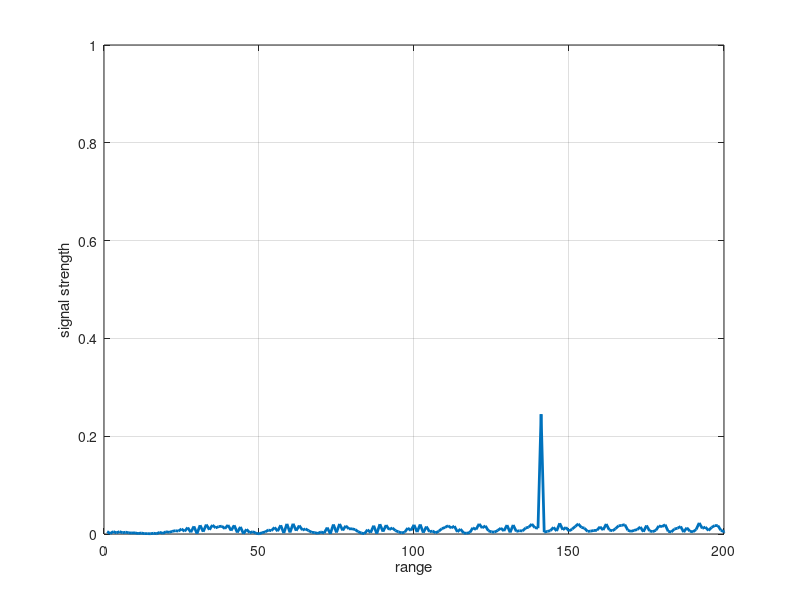
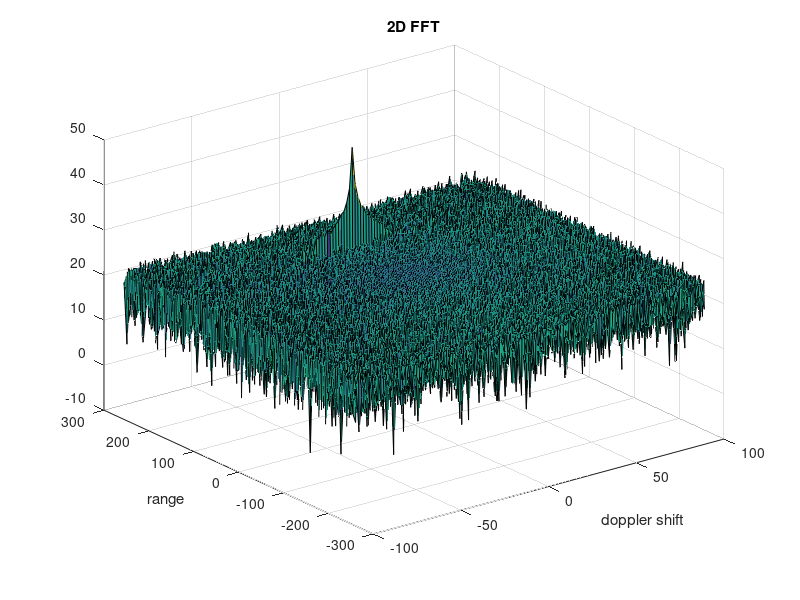
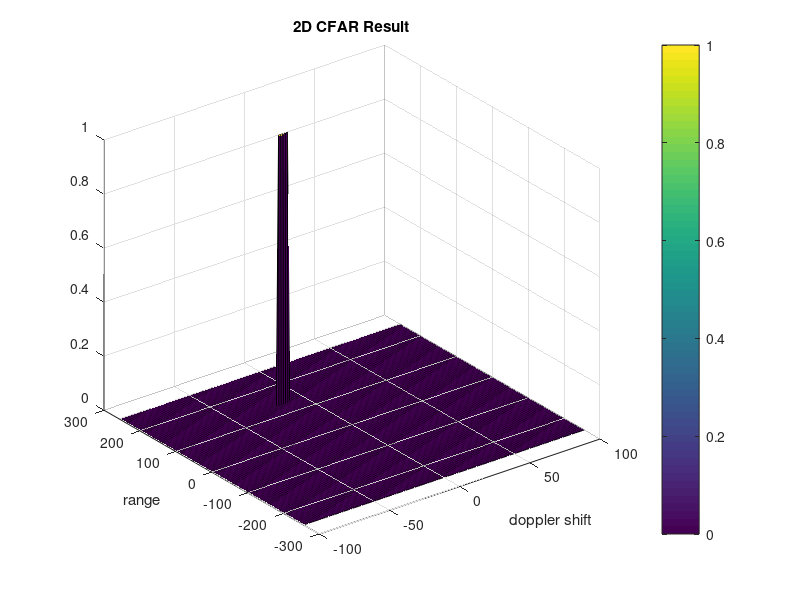

The MATLAB source for these figures, in order:
clear all;
clc;

%% Radar Specifications 
%%%%%%%%%%%%%%%%%%%%%%%%%%%
% Frequency of operation = 77GHz
% Max Range = 200m
% Range Resolution = 1 m
% Max Velocity = 100 m/s
%%%%%%%%%%%%%%%%%%%%%%%%%%%

c = 3e8;
range_resolution = 1;
Rmax = 200;
Vmax = 100;
%% User Defined Range and Velocity of target
% *%TODO* :
% define the target's initial position and velocity. Note : Velocity
% remains contant

v_tar = -20;
p_tar = 140;
 
%% FMCW Waveform Generation

% *%TODO* :
% Design the FMCW waveform by giving the specs of each of its parameters.
% Calculate the Bandwidth (B), Chirp Time (Tchirp) and Slope (slope) of the FMCW
% chirp using the requirements above.

%Operating carrier frequency of Radar 
fc= 77e9;             %carrier freq

B = c/2/range_resolution;
Tchirp = 5.5*2*Rmax/c;
slope = B/Tchirp;
                                                          
%The number of chirps in one sequence. Its ideal to have 2^ value for the ease of running the FFT
%for Doppler Estimation. 
Nd=128;                   % #of doppler cells OR #of sent periods % number of chirps

%The number of samples on each chirp. 
Nr=1024;                  %for length of time OR # of range cells

% Timestamp for running the displacement scenario for every sample on each
% chirp
t=linspace(0,Nd*Tchirp,Nr*Nd); %total time for samples


%Creating the vectors for Tx, Rx and Mix based on the total samples input.
Tx=zeros(1,length(t)); %transmitted signal
Rx=zeros(1,length(t)); %received signal
Mix = zeros(1,length(t)); %beat signal

%Similar vectors for range_covered and time delay.
r_t=zeros(1,length(t));
td=zeros(1,length(t));


%% Signal generation and Moving Target simulation
% Running the radar scenario over the time. 

for i=1:length(t)         
    
    % *%TODO* :
    %For each time stamp update the Range of the Target for constant velocity. 
    r_t(i) = p_tar + v_tar*t(i);
    % *%TODO* :
    %For each time sample we need update the transmitted and
    %received signal. 
    td(i) = p_tar*2/c;
    t1 = t(i);
    t2 = t1 - td(i);
    Tx(i) = cos(2*pi*(fc*t1+slope*t1^2/2));
    Rx(i) = cos(2*pi*(fc*t2+slope*t2^2/2));
    
    % *%TODO* :
    %Now by mixing the Transmit and Receive generate the beat signal
    %This is done by element wise matrix multiplication of Transmit and
    %Receiver Signal
    Mix(i) = Tx(i).*Rx(i);
    
end

%% RANGE MEASUREMENT


 % *%TODO* :
%reshape the vector into Nr*Nd array. Nr and Nd here would also define the size of
%Range and Doppler FFT respectively.
signal = reshape(Mix, [Nr, Nd]);
 
 % *%TODO* :
%run the FFT on the beat signal along the range bins dimension (Nr) and
%normalize.
L = Nr;
signal_fft = fft(signal, Nr);

 % *%TODO* :
% Take the absolute value of FFT output
signal_fft = abs(signal_fft./L);

% *%TODO* :
% Output of FFT is double sided signal, but we are interested in only one side of the spectrum.
% Hence we throw out half of the samples.
range = signal_fft(1:L/2);

%plotting the range
figure('Name','Range from First FFT')
 % *%TODO* :
 % plot FFT output 
plot(range, 'Linewidth', 2) 
grid on 
axis ([0 200 0 1]);
xlabel('range')
ylabel('signal strength')


%% RANGE DOPPLER RESPONSE
% The 2D FFT implementation is already provided here. This will run a 2DFFT
% on the mixed signal (beat signal) output and generate a range doppler
% map.You will implement CFAR on the generated RDM


% Range Doppler Map Generation.

% The output of the 2D FFT is an image that has reponse in the range and
% doppler FFT bins. So, it is important to convert the axis from bin sizes
% to range and doppler based on their Max values.

Mix=reshape(Mix,[Nr,Nd]);

% 2D FFT using the FFT size for both dimensions.
sig_fft2 = fft2(Mix,Nr,Nd);

% Taking just one side of signal from Range dimension.
sig_fft2 = sig_fft2(1:Nr/2,1:Nd);
sig_fft2 = fftshift (sig_fft2);
RDM = abs(sig_fft2);
RDM = 10*log10(RDM);

%use the surf function to plot the output of 2DFFT and to show axis in both
%dimensions
doppler_axis = linspace(-100,100,Nd);
range_axis = linspace(-200,200,Nr/2)*((Nr/2)/400);
figure,surf(doppler_axis,range_axis,RDM);
title('2D FFT')
xlabel('doppler shift')
ylabel('range')

%% CFAR implementation

%Slide Window through the complete Range Doppler Map

% *%TODO* :
%Select the number of Training Cells in both the dimensions.
T_d = 8;
T_r = 5;
% *%TODO* :
%Select the number of Guard Cells in both dimensions around the Cell under
%test (CUT) for accurate estimation
G_d = 2;
G_r = 2;
T_needed_num = (2*T_d+2*G_d+1)*(2*T_r+2*G_r+1)-(2*G_d+1)*(2*G_r+1);
% *%TODO* :
% offset the threshold by SNR value in dB
offset = 8;
% *%TODO* :
%Create a vector to store noise_level for each iteration on training cells
% noise_level = zeros(1,1);
noise_level = 0;


% *%TODO* :
%design a loop such that it slides the CUT across range doppler map by
%giving margins at the edges for Training and Guard Cells.
%For every iteration sum the signal level within all the training
%cells. To sum convert the value from logarithmic to linear using db2pow
%function. Average the summed values for all of the training
%cells used. After averaging convert it back to logarithimic using pow2db.
%Further add the offset to it to determine the threshold. Next, compare the
%signal under CUT with this threshold. If the CUT level > threshold assign
%it a value of 1, else equate it to 0.
detection = zeros(size(RDM));
for i = 1:(Nr/2-2*(G_r+T_r))
    for j = 1:(Nd-2*(G_d+T_d))
        m1 = db2pow(RDM(i:i+2*(G_r+T_r),j:j+2*(G_d+T_d)));
        m2 = db2pow(RDM(i+T_r:i+T_r+2*G_r,j+T_d:j+T_d+2*G_d));
        noise_level = sum(m1(:))-sum(m2(:));
        threshold = pow2db(noise_level/T_needed_num) + offset;
        if threshold < RDM(i+T_r+G_r,j+T_d+G_d)
            detection(i, j) = 1;
        end
        
    end
end

% Use RDM[x,y] as the matrix from the output of 2D FFT for implementing
% CFAR


% *%TODO* :
% The process above will generate a thresholded block, which is smaller 
%than the Range Doppler Map as the CUT cannot be located at the edges of
%matrix. Hence,few cells will not be thresholded. To keep the map size same
% set those values to 0. 


% *%TODO* :
%display the CFAR output using the Surf function like we did for Range
%Doppler Response output.
figure,surf(doppler_axis,range_axis,detection);
colorbar;
xlabel('doppler shift')
ylabel('range')
title('2D CFAR Result')
